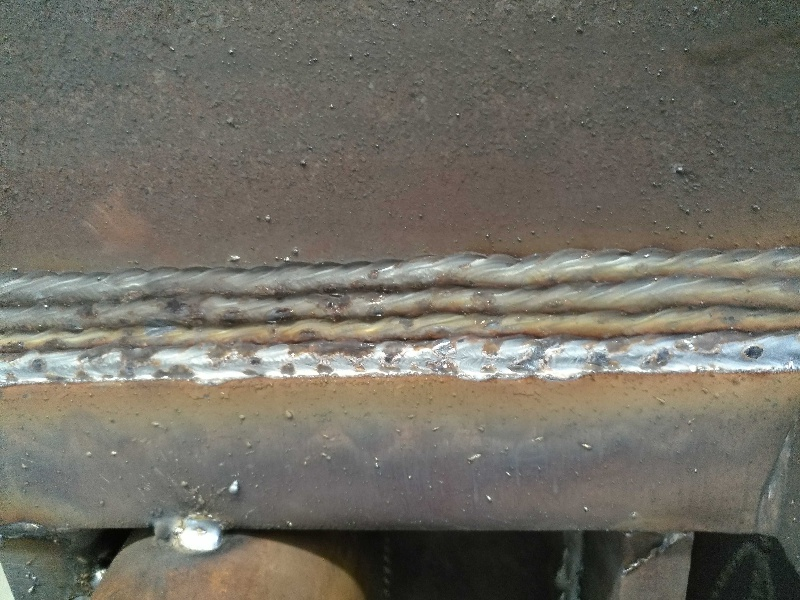
#> input picture opencv/特效/img1.jpg, 800 x 600 px
$ jupyter execute 03.ipynb
#> lines starting #> are read from the running program, lines starting #| are printed output that depends on the picture
[cell 1]
import cv2
import numpy as np
img1 = cv2.imread('img1.jpg',1)
#> img1 is the input picture: shape (600, 800, 3); mean B, G, R 100.6, 110.3, 113.4
imgInfo = img1.shape
#> imgInfo = (600, 800, 3)
height = imgInfo[0]
#> height = 600
width = imgInfo[1]
#> width = 800
channel = imgInfo[2]
#> channel = 3

gray = cv2.cvtColor(img1,cv2.COLOR_BGR2GRAY)
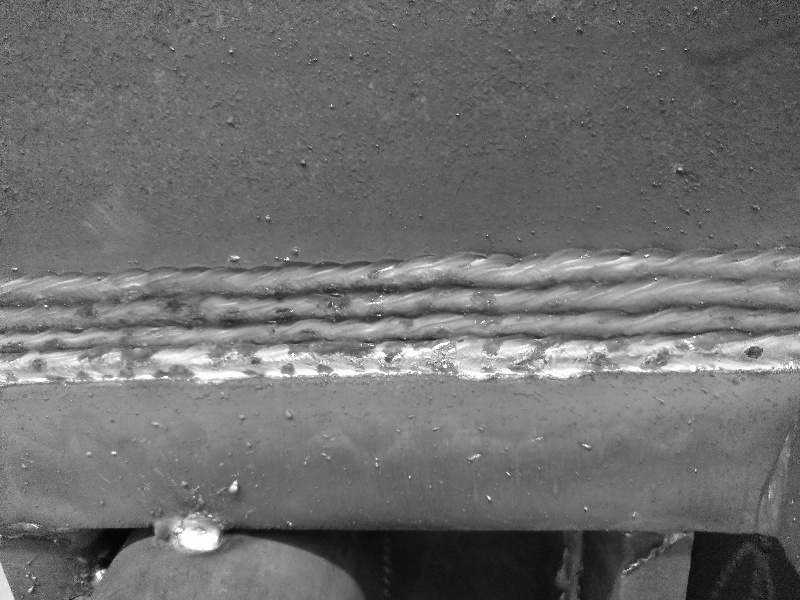
#> gray: shape (600, 800); min 1, max 255, mean 110.1
dst = np.zeros((height,width,1),np.uint8)
for i in range(height):
    for j in range(width):
        grayPixel = gray[i,j]
        dst[i,j] = 255-grayPixel
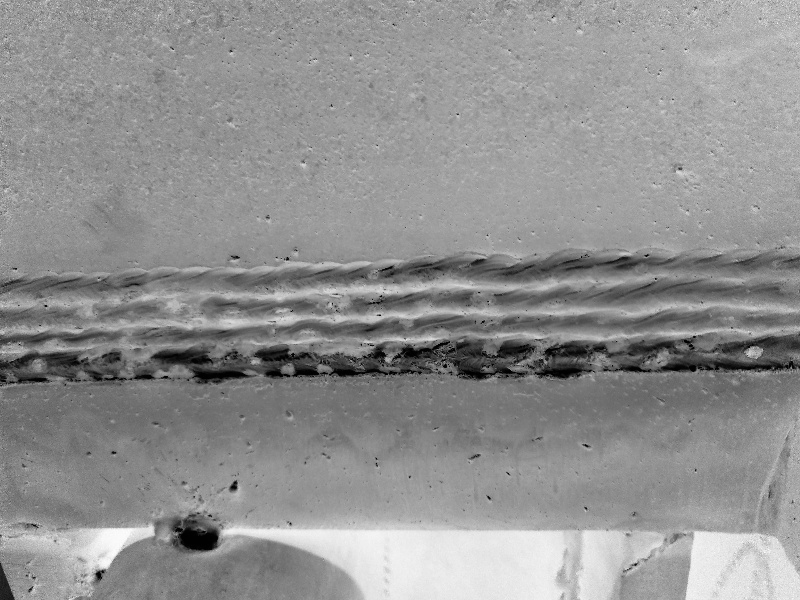
#> dst: shape (600, 800, 1); min 0, max 254, mean 144.9
cv2.imshow('org',gray)
cv2.imshow('dst',dst)
cv2.waitKey(0)

$ run again, with opencv/特效/img0.jpg copied over opencv/特效/img1.jpg
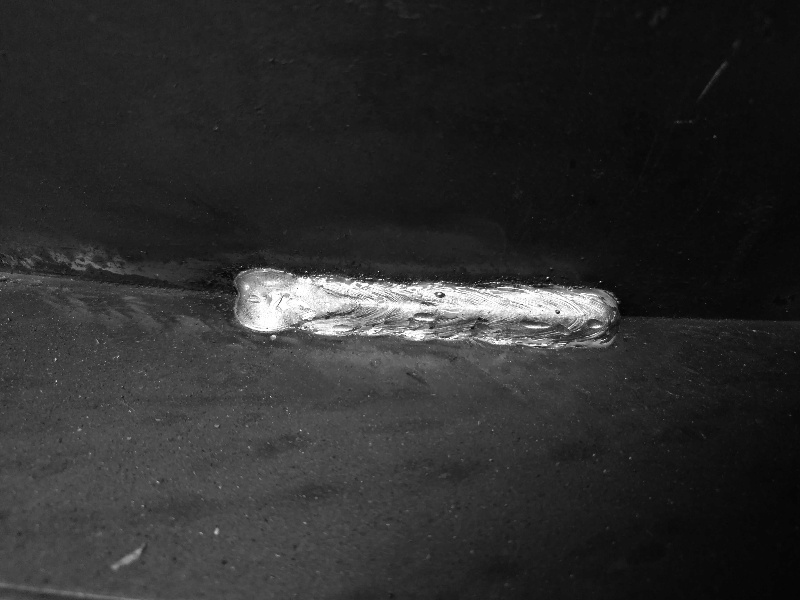
#> input picture opencv/特效/img0.jpg, 800 x 600 px
#> img1 is the input picture: shape (600, 800, 3); min 2, max 255, mean 45.2
#> after the loop `for i in range(height):`:
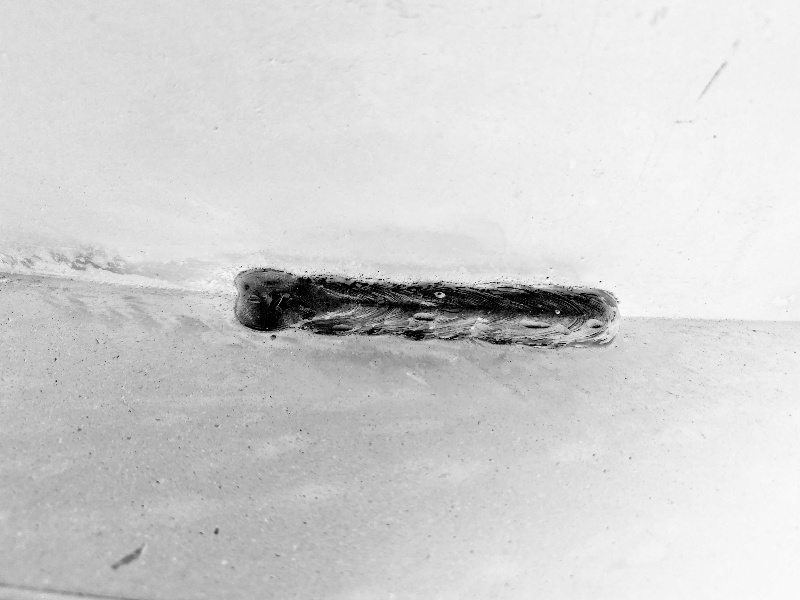
#> dst: shape (600, 800, 1); min 0, max 253, mean 209.8
